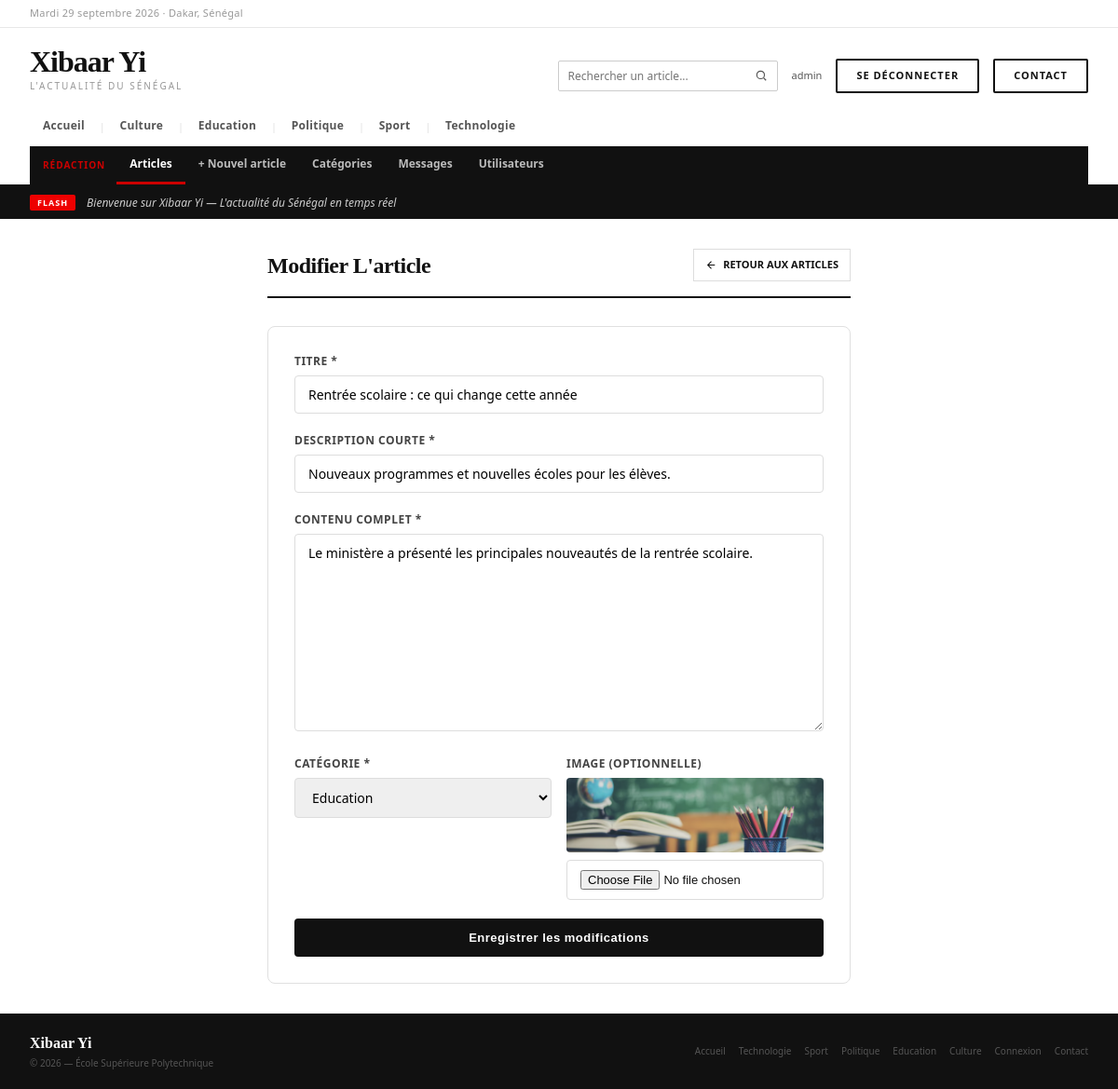
The app's page /admin/articles/modifier.php?id=4 (signed in) with its own data.
### tables this page shows
CREATE TABLE IF NOT EXISTS categories (
    id  INT AUTO_INCREMENT PRIMARY KEY,
    nom VARCHAR(100) NOT NULL UNIQUE
);

CREATE TABLE IF NOT EXISTS articles (
    id                 INT AUTO_INCREMENT PRIMARY KEY,
    titre              VARCHAR(255) NOT NULL,
    description_courte TEXT NOT NULL,
    contenu            LONGTEXT NOT NULL,
    image              VARCHAR(255) DEFAULT '',
    date_publication   DATETIME NOT NULL DEFAULT CURRENT_TIMESTAMP,
    vues               INT NOT NULL DEFAULT 0,
    id_categorie       INT NOT NULL,
    id_auteur          INT NOT NULL,
    FOREIGN KEY (id_categorie) REFERENCES categories(id) ON DELETE CASCADE,
    FOREIGN KEY (id_auteur)    REFERENCES utilisateurs(id) ON DELETE CASCADE
);

### includes/config.php (called while the page is built, shortened)
<?php
function url($chemin = '')
{
    return BASE_URL . '/' . ltrim($chemin, '/');
}

### public/admin/articles/modifier.php (the view, shortened to what this page needs)
<?php
require_once __DIR__ . '/../../../includes/auth.php';
$id = (int) $_GET['id'];
$stmt = $pdo->prepare("SELECT * FROM articles WHERE id = ?");
$stmt->execute([$id]);
$article = $stmt->fetch(PDO::FETCH_ASSOC);
$categories = $pdo->query("SELECT * FROM categories ORDER BY nom ASC")->fetchAll(PDO::FETCH_ASSOC);
require_once __DIR__ . '/../../../includes/entete.php';
?>
<div style="max-width:760px; margin:32px auto; padding:0 24px;">
    <div class="page-header">
        <div class="page-title">Modifier l'article</div>
        <a href="<?= url('admin/articles/liste.php') ?>" class="btn btn-secondary">
            <svg width="13" height="13" viewBox="0 0 24 24" fill="none" stroke="currentColor" stroke-width="2"><path d="M19 12H5M12 19l-7-7 7-7"/></svg>
            Retour aux articles
        </a>
    </div>
    <div style="background:#fff; border-radius:8px; border:0.5px solid #e0e0e0; padding:28px;">
        <form method="POST" action="modifier.php?id=<?= $id ?>" enctype="multipart/form-data" id="formModifier">
            <div style="margin-bottom:20px;">
                <label style="display:block; font-size:12px; font-weight:700; color:#444; margin-bottom:6px; text-transform:uppercase; letter-spacing:.5px;">Titre *</label>
                <input type="text" name="titre" value="<?= htmlspecialchars($article['titre']) ?>"
                    style="width:100%; padding:10px 14px; border:1px solid #ddd; border-radius:4px; font-size:14px; font-family:inherit;">
            </div>
            <div style="margin-bottom:20px;">
                <label style="display:block; font-size:12px; font-weight:700; color:#444; margin-bottom:6px; text-transform:uppercase; letter-spacing:.5px;">Description courte *</label>
                <input type="text" name="description_courte" value="<?= htmlspecialchars($article['description_courte']) ?>"
                    style="width:100%; padding:10px 14px; border:1px solid #ddd; border-radius:4px; font-size:14px; font-family:inherit;">
            </div>
            <div style="margin-bottom:20px;">
                <label style="display:block; font-size:12px; font-weight:700; color:#444; margin-bottom:6px; text-transform:uppercase; letter-spacing:.5px;">Contenu complet *</label>
                <textarea name="contenu" rows="10"
                    style="width:100%; padding:10px 14px; border:1px solid #ddd; border-radius:4px; font-size:14px; font-family:inherit; resize:vertical;"><?= htmlspecialchars($article['contenu']) ?></textarea>
            </div>
            <div class="form-grille" style="margin-bottom:20px;">
                <div>
                    <label style="display:block; font-size:12px; font-weight:700; color:#444; margin-bottom:6px; text-transform:uppercase; letter-spacing:.5px;">Catégorie *</label>
                    <select name="id_categorie"
                        style="width:100%; padding:10px 14px; border:1px solid #ddd; border-radius:4px; font-size:14px; font-family:inherit;">
                        <?php foreach ($categories as $cat): ?>
                        <option value="<?= $cat['id'] ?>" <?= $cat['id'] == $article['id_categorie'] ? 'selected' : '' ?>>
                            <?= htmlspecialchars($cat['nom']) ?>
                        </option>
                        <?php endforeach; ?>
                    </select>
                </div>
                <div>
                    <label style="display:block; font-size:12px; font-weight:700; color:#444; margin-bottom:6px; text-transform:uppercase; letter-spacing:.5px;">Image (optionnelle)</label>
                    <?php if ($article['image']): ?>
                        <img src="<?= url('uploads/') ?><?= htmlspecialchars($article['image']) ?>"
                             style="width:100%; height:80px; object-fit:cover; border-radius:4px; margin-bottom:8px;">
                    <?php endif; ?>
                    <input type="file" name="image" accept=".jpg,.jpeg,.png,.webp"
                        style="width:100%; padding:10px 14px; border:1px solid #ddd; border-radius:4px; font-size:13px;">
                </div>
            </div>
            <button type="submit"
                style="width:100%; background:#111; color:#fff; padding:13px; border:none; border-radius:4px; font-size:13px; font-weight:600; cursor:pointer; letter-spacing:.5px;">
                Enregistrer les modifications
            </button>
        </form>
    </div>
</div>
<?php require_once __DIR__ . '/../../../includes/pied.php'; ?>

### includes/entete.php (shortened to what this page needs)
<?php
require_once __DIR__ . '/config.php';
?>
<!DOCTYPE html>
<html lang="fr">
<head>
    <link rel="stylesheet" href="<?= url('assets/css/style.css') ?>">
</head>
<body>
<div class="site">
    <div class="topbar">
        <div class="topbar-date">
            <?php
            $jours_fr = ['Monday'=>'Lundi','Tuesday'=>'Mardi','Wednesday'=>'Mercredi','Thursday'=>'Jeudi','Friday'=>'Vendredi','Saturday'=>'Samedi','Sunday'=>'Dimanche'];
            $mois_fr = ['January'=>'janvier','February'=>'février','March'=>'mars','April'=>'avril','May'=>'mai','June'=>'juin','July'=>'juillet','August'=>'août','September'=>'septembre','October'=>'octobre','November'=>'novembre','December'=>'décembre'];
            $nom_jour = $jours_fr[date('l')] ?? date('l');
            $nom_mois = $mois_fr[date('F')]  ?? date('F');
            echo $nom_jour . ' ' . date('j') . ' ' . $nom_mois . ' ' . date('Y') . ' · Dakar, Sénégal';
            ?>
        </div>
    </div>
    <div class="header">
        <div class="header-main">
            <a href="<?= url('index.php') ?>" style="text-decoration:none;">
                <div class="logo-wordmark">Xibaar Yi</div>
                <div class="logo-tagline">L'actualité du Sénégal</div>
            </a>
            <div class="header-actions">
                <form method="GET" action="<?= url('index.php') ?>" class="recherche" role="search">
                    <input type="search" name="q" placeholder="Rechercher un article..." aria-label="Rechercher un article"
                           value="<?= htmlspecialchars($_GET['q'] ?? '', ENT_QUOTES, 'UTF-8') ?>">
                    <button type="submit" aria-label="Lancer la recherche">
                        <svg width="14" height="14" viewBox="0 0 24 24" fill="none" stroke="currentColor" stroke-width="2"><circle cx="11" cy="11" r="7"/><path d="M21 21l-4.3-4.3"/></svg>
                    </button>
                </form>
                <?php if (isset($_SESSION['user_role'])) : ?>
                    <span style="font-size:11px; color:#555;">
                        <?php echo htmlspecialchars($_SESSION['user_login'], ENT_QUOTES, 'UTF-8'); ?>
                    </span>
                    <a href="<?= url('deconnexion.php') ?>" class="btn-cnx">Se déconnecter</a>
                <?php else : ?>
                    <a href="<?= url('connexion.php') ?>" class="btn-cnx">Se connecter</a>
                <?php endif; ?>
                <a href="<?= url('contact.php') ?>" class="btn-cnx">Contact</a>
            </div>
        </div>
        <nav class="nav-cats">
            <?php $active_all = (basename($_SERVER['SCRIPT_NAME'] ?? '') === 'index.php' && empty($_GET['categorie'])) ? 'active' : ''; ?>
            <a href="<?= url('index.php') ?>" class="<?php echo $active_all; ?>">Accueil</a>
            <?php
            if (isset($pdo)) {
                $stmt_nav = $pdo->query("SELECT id, nom FROM categories ORDER BY nom ASC");
                while ($cat = $stmt_nav->fetch(PDO::FETCH_ASSOC)) {
                    $nom = $cat['nom'];
                    $is_active = (isset($_GET['categorie']) && $_GET['categorie'] === $nom) ? 'active' : '';
                    echo '<span class="sep">|</span>';
                    echo '<a href="' . url('index.php') . '?categorie=' . urlencode($nom) . '" class="' . $is_active . '">';
                    echo htmlspecialchars($nom);
                    echo '</a>';
                }
            }
            ?>
        </nav>
        <?php if (in_array($_SESSION['user_role'] ?? '', ['editeur', 'administrateur'], true)) : ?>
            <?php
            $page_admin = $_SERVER['SCRIPT_NAME'] ?? '';
            $liens_admin = [
                'admin/articles/liste.php'     => 'Articles',
                'admin/articles/ajouter.php'   => '+ Nouvel article',
                'admin/categories/liste.php'   => 'Catégories',
                'admin/messages/liste.php'     => 'Messages',
            ];
            if ($_SESSION['user_role'] === 'administrateur') {
                $liens_admin['admin/utilisateurs/liste.php'] = 'Utilisateurs';
            }
            $lien_actif = null;
            if ($lien_actif === null) {
                foreach ($liens_admin as $chemin => $libelle) {
                    if (basename($chemin) === 'liste.php' && strpos($page_admin, '/' . dirname($chemin) . '/') !== false) {
                        $lien_actif = $chemin;
                    }
                }
            }
            ?>
            <nav class="nav-admin">
                <span class="nav-admin-titre">Rédaction</span>
                <?php foreach ($liens_admin as $chemin => $libelle) : ?>
                    <a href="<?= url($chemin) ?>" class="<?= $chemin === $lien_actif ? 'active' : '' ?>">
                        <?= $libelle ?>
                    </a>
                <?php endforeach; ?>
            </nav>
        <?php endif; ?>
    </div>
    <div class="ticker">
        <div class="ticker-label">FLASH</div>
        <div class="ticker-text">Bienvenue sur Xibaar Yi — L'actualité du Sénégal en temps réel</div>
    </div>

### public/assets/css/style.css (style rules this page uses)
* { margin: 0; padding: 0; box-sizing: border-box; }
body { font-family: 'Segoe UI', system-ui, sans-serif; background: #fff; color: #111; font-size: 16px; line-height: 1.5; }
a { color: inherit; text-decoration: none; }
img { max-width: 100%; display: block; }
.site { background: #fff; overflow: hidden; }
.topbar { background: #fff; border-bottom: 1px solid #e8e8e8; padding: 6px 32px; display: flex; align-items: center; justify-content: space-between; }
.topbar-date { font-size: 11px; color: #999; letter-spacing: 0.3px; }
.header { background: #fff; padding: 20px 32px 0; border-bottom: 3px solid #111; }
.header-main { display: flex; align-items: flex-end; justify-content: space-between; padding-bottom: 14px; }
.logo-wordmark { font-family: Georgia, serif; font-size: 32px; font-weight: 700; color: #111; letter-spacing: -1px; line-height: 1; }
.logo-tagline { font-size: 10px; color: #999; letter-spacing: 2px; text-transform: uppercase; margin-top: 3px; }
.header-actions { display: flex; align-items: center; gap: 15px; }
.nav-cats { display: flex; align-items: center; overflow-x: auto; padding-top: 2px; gap: 0; }
.nav-cats a { font-size: 12px; font-weight: 600; color: #555; padding: 10px 14px; text-decoration: none; border-bottom: 3px solid transparent; white-space: nowrap; letter-spacing: 0.3px; transition: color 0.15s; }
.nav-cats .sep { color: #ddd; padding: 0 2px; font-size: 10px; }
.ticker { background: #111; padding: 8px 32px; display: flex; align-items: center; gap: 12px; }
.ticker-label { background: #e00; color: #fff; font-size: 9px; font-weight: 700; padding: 2px 8px; border-radius: 2px; letter-spacing: 1px; flex-shrink: 0; }
.ticker-text { font-size: 12px; color: #ccc; font-style: italic; }
.btn-cnx { background: #fff; color: #111; font-size: 11px; font-weight: 600; padding: 8px 18px; border-radius: 2px; border: 1px solid #ccc; letter-spacing: 0.5px; cursor: pointer; transition: border-color 0.15s; }
body { min-height: 100vh; display: flex; flex-direction: column; }
.site { flex: 1; display: flex; flex-direction: column; }
.btn-cnx { display: inline-block; padding: 8px 20px; font-size: 11px; font-weight: 700; text-transform: uppercase; letter-spacing: 1px; border: 2px solid #111; background-color: #fff; color: #111; text-decoration: none; cursor: pointer; transition: all 0.3s ease; }
.page-header { display: flex; justify-content: space-between; align-items: center; gap:20px; border-bottom: 2px solid #111; padding-bottom: 15px; margin-bottom: 30px; }
.page-title { font-family: Georgia, serif; font-size: 24px; font-weight: 700; color: #111; letter-spacing: -0.5px; text-transform: capitalize; }
.btn { display: inline-flex; align-items: center; gap: 6px; padding: 8px 12px; font-size: 11px; font-weight: 700; text-transform: uppercase; text-decoration: none; transition: 0.2s; }
.btn-secondary { background-color: #fff; border: 1px solid #ddd; color: #111; }
.nav-admin { display: flex; align-items: center; overflow-x: auto; background: #111; padding: 0 8px; }
.nav-admin-titre { font-size: 10px; font-weight: 700; color: #cc0000; text-transform: uppercase; letter-spacing: 1px; padding: 0 12px 0 6px; white-space: nowrap; }
.nav-admin a { font-size: 12px; font-weight: 600; color: #bbb; padding: 10px 14px; text-decoration: none; white-space: nowrap; border-bottom: 3px solid transparent; }
.nav-admin a.active { color: #fff; border-bottom-color: #cc0000; }
.recherche { display: flex; align-items: stretch; border: 1px solid #ccc; border-radius: 2px; background: #fff; }
.recherche input { border: none; outline: none; padding: 7px 10px; font-size: 12px; font-family: inherit; width: 200px; background: transparent; }
.recherche button { border: none; background: none; padding: 0 10px; cursor: pointer; color: #555; display: flex; align-items: center; }
.form-grille { display: grid; grid-template-columns: 1fr 1fr; gap: 16px; }

### records on screen
categories: nom "Culture"
categories: nom "Education"
categories: nom "Politique"
categories: nom "Sport"
categories: nom "Technologie"
articles: titre "Rentrée scolaire : ce qui change cette année", description_courte "Nouveaux programmes et nouvelles écoles pour les élèves.", contenu "Le ministère a présenté les principales nouveautés de la rentrée scolaire.", id_categorie "Education", image (picture)

### other values on screen
$_SESSION['user_login'] "admin"
$libelle "Articles"
$libelle "+ Nouvel article"
$libelle "Catégories"
$libelle "Messages"
$libelle "Utilisateurs"
